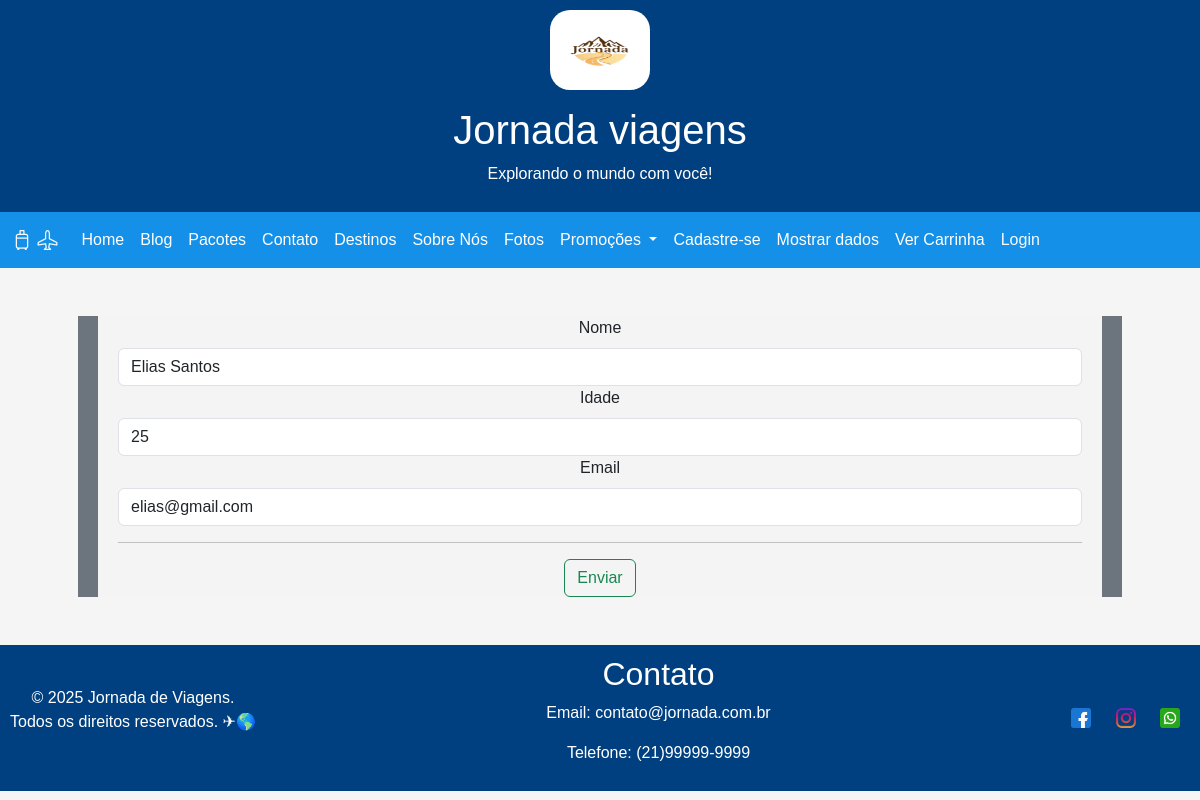
The page /cadastro/editar/1 on the database its author committed.
### cadastro/models.py (models this page shows, shortened)
class Pessoa(models.Model):
    id_pessoa = models.AutoField(primary_key=True)
    nome = models.TextField(max_length=255)
    idade = models.IntegerField()
    email = models.EmailField(max_length=255)

### cadastro/views.py (the view)
# urls.py: path('editar/<int:id>',views.editar, name='editar'),
def editar(request, id):
    pessoa = Pessoa.objects.get(id_pessoa=id)
    return render(
        request,
        'cadastro/editar.html',
        {"pessoa": pessoa}
    )

### cadastro/templates/cadastro/editar.html (shortened to what this page needs)
{% extends "global/base.html" %}
   {% block formulario %}
    <main>
    <section class="container mt-5 mb-5">
        <form name="atualizacao" method="post" action="{% url 'atualizar' pessoa.id_pessoa %}">
            <label for="nome" class="form-label">Nome</label>
            <input type="text" name="nome" id="nome" class="form-control" value="{{pessoa.nome}}">
            <label for="idade" class="form-label">Idade</label>
            <input type="number" name="idade" id="idade" class="form-control" value="{{pessoa.idade}}">
            <label for="email" class="form-label">Email</label>
            <input type="email" name="email" id="email" class="form-control" value="{{pessoa.email}}">
            <hr>
            <input type="submit" class="btn btn-outline-success" value="Enviar">
        </form>
    </section>
   </main>
   {% endblock formulario %}<html xmlns:mso="urn:schemas-microsoft-com:office:office" xmlns:msdt="uuid:C2F41010-65B3-11d1-A29F-00AA00C14882"><head>

### base/static/global/css/style.css (style rules this page uses)
body { font-family: Arial, sans-serif; margin-top: 0; padding: 0; text-align: center; background-color: #f5f5f5; }

### base/static/global/css/carrossel.css (style rules this page uses)
section { background: #F4F4F4; padding: 50px 0; }
.container { max-width: 1044px; margin: 0 auto; padding: 0 20px; }

### rows shown on the page
Pessoa: nome "Elias Santos", idade "25", email "elias@gmail.com"
